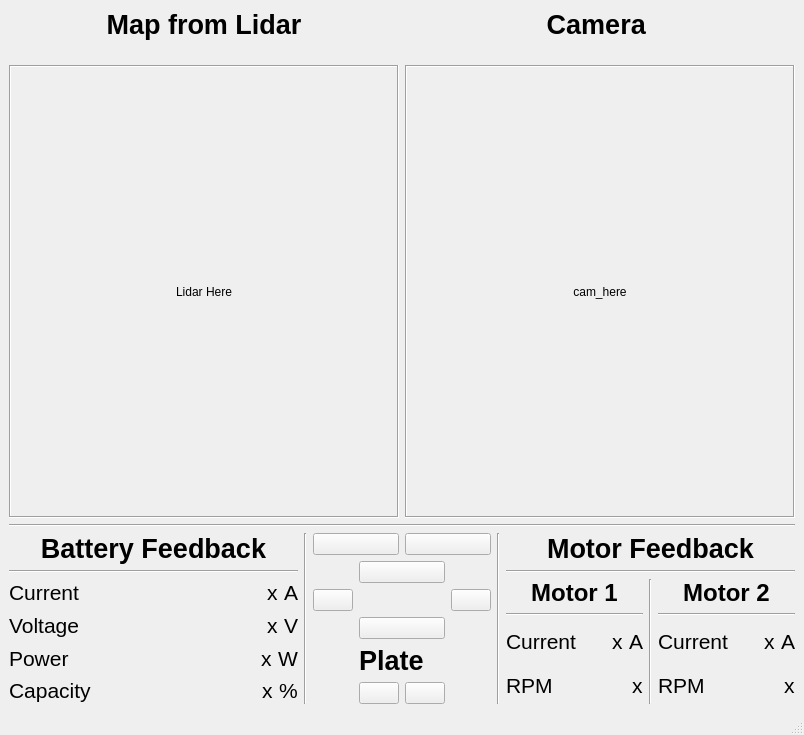
<?xml version="1.0" encoding="UTF-8"?>
<ui version="4.0">
 <class>MainWindow</class>
 <widget class="QMainWindow" name="MainWindow">
  <property name="geometry">
   <rect>
    <x>0</x>
    <y>0</y>
    <width>804</width>
    <height>735</height>
   </rect>
  </property>
  <property name="windowTitle">
   <string>MainWindow</string>
  </property>
  <widget class="QWidget" name="centralwidget">
   <layout class="QGridLayout" name="gridLayout_5">
    <item row="1" column="0">
     <layout class="QVBoxLayout" name="verticalLayout" stretch="5,0,1">
      <item>
       <layout class="QHBoxLayout" name="horizontalLayout_13" stretch="5,5">
        <item>
         <layout class="QVBoxLayout" name="verticalLayout_3" stretch="1,9">
          <item>
           <widget class="QLabel" name="label_30">
            <property name="font">
             <font>
              <pointsize>20</pointsize>
              <weight>75</weight>
              <bold>true</bold>
             </font>
            </property>
            <property name="text">
             <string>Map from Lidar</string>
            </property>
            <property name="alignment">
             <set>Qt::AlignHCenter|Qt::AlignTop</set>
            </property>
           </widget>
          </item>
          <item>
           <widget class="QLabel" name="label_29">
            <property name="frameShape">
             <enum>QFrame::Box</enum>
            </property>
            <property name="frameShadow">
             <enum>QFrame::Sunken</enum>
            </property>
            <property name="text">
             <string>Lidar Here</string>
            </property>
            <property name="alignment">
             <set>Qt::AlignCenter</set>
            </property>
           </widget>
          </item>
         </layout>
        </item>
        <item>
         <layout class="QVBoxLayout" name="verticalLayout_2" stretch="1,9">
          <item>
           <widget class="QLabel" name="label_31">
            <property name="font">
             <font>
              <pointsize>20</pointsize>
              <weight>75</weight>
              <bold>true</bold>
             </font>
            </property>
            <property name="text">
             <string>Camera </string>
            </property>
            <property name="alignment">
             <set>Qt::AlignHCenter|Qt::AlignTop</set>
            </property>
           </widget>
          </item>
          <item>
           <widget class="QLabel" name="label_28">
            <property name="sizePolicy">
             <sizepolicy hsizetype="Preferred" vsizetype="Preferred">
              <horstretch>0</horstretch>
              <verstretch>0</verstretch>
             </sizepolicy>
            </property>
            <property name="frameShape">
             <enum>QFrame::Box</enum>
            </property>
            <property name="frameShadow">
             <enum>QFrame::Sunken</enum>
            </property>
            <property name="text">
             <string>cam_here</string>
            </property>
            <property name="alignment">
             <set>Qt::AlignCenter</set>
            </property>
           </widget>
          </item>
         </layout>
        </item>
       </layout>
      </item>
      <item>
       <widget class="Line" name="line">
        <property name="orientation">
         <enum>Qt::Horizontal</enum>
        </property>
       </widget>
      </item>
      <item>
       <layout class="QHBoxLayout" name="horizontalLayout_19" stretch="5,0,0,0,5">
        <item>
         <layout class="QVBoxLayout" name="verticalLayout_11">
          <item>
           <widget class="QLabel" name="label_57">
            <property name="font">
             <font>
              <pointsize>20</pointsize>
              <weight>75</weight>
              <bold>true</bold>
             </font>
            </property>
            <property name="text">
             <string>Battery Feedback</string>
            </property>
            <property name="alignment">
             <set>Qt::AlignCenter</set>
            </property>
           </widget>
          </item>
          <item>
           <widget class="Line" name="line_5">
            <property name="orientation">
             <enum>Qt::Horizontal</enum>
            </property>
           </widget>
          </item>
          <item>
           <layout class="QHBoxLayout" name="horizontalLayout_20">
            <item>
             <widget class="QLabel" name="label_58">
              <property name="font">
               <font>
                <pointsize>16</pointsize>
               </font>
              </property>
              <property name="text">
               <string>Current</string>
              </property>
             </widget>
            </item>
            <item>
             <spacer name="horizontalSpacer_13">
              <property name="orientation">
               <enum>Qt::Horizontal</enum>
              </property>
              <property name="sizeHint" stdset="0">
               <size>
                <width>40</width>
                <height>20</height>
               </size>
              </property>
             </spacer>
            </item>
            <item>
             <widget class="QLabel" name="label_59">
              <property name="font">
               <font>
                <pointsize>16</pointsize>
               </font>
              </property>
              <property name="text">
               <string>x</string>
              </property>
             </widget>
            </item>
            <item>
             <widget class="QLabel" name="label_60">
              <property name="font">
               <font>
                <pointsize>16</pointsize>
               </font>
              </property>
              <property name="text">
               <string>A</string>
              </property>
             </widget>
            </item>
           </layout>
          </item>
          <item>
           <layout class="QHBoxLayout" name="horizontalLayout_21">
            <item>
             <widget class="QLabel" name="label_61">
              <property name="font">
               <font>
                <pointsize>16</pointsize>
               </font>
              </property>
              <property name="text">
               <string>Voltage</string>
              </property>
             </widget>
            </item>
            <item>
             <spacer name="horizontalSpacer_14">
              <property name="orientation">
               <enum>Qt::Horizontal</enum>
              </property>
              <property name="sizeHint" stdset="0">
               <size>
                <width>40</width>
                <height>20</height>
               </size>
              </property>
             </spacer>
            </item>
            <item>
             <widget class="QLabel" name="label_62">
              <property name="font">
               <font>
                <pointsize>16</pointsize>
               </font>
              </property>
              <property name="text">
               <string>x</string>
              </property>
             </widget>
            </item>
            <item>
             <widget class="QLabel" name="label_63">
              <property name="font">
               <font>
                <pointsize>16</pointsize>
               </font>
              </property>
              <property name="text">
               <string>V</string>
              </property>
             </widget>
            </item>
           </layout>
          </item>
          <item>
           <layout class="QHBoxLayout" name="horizontalLayout_22">
            <item>
             <widget class="QLabel" name="label_64">
              <property name="font">
               <font>
                <pointsize>16</pointsize>
               </font>
              </property>
              <property name="text">
               <string>Power</string>
              </property>
             </widget>
            </item>
            <item>
             <spacer name="horizontalSpacer_15">
              <property name="orientation">
               <enum>Qt::Horizontal</enum>
              </property>
              <property name="sizeType">
               <enum>QSizePolicy::Expanding</enum>
              </property>
              <property name="sizeHint" stdset="0">
               <size>
                <width>80</width>
                <height>20</height>
               </size>
              </property>
             </spacer>
            </item>
            <item>
             <widget class="QLabel" name="label_65">
              <property name="font">
               <font>
                <pointsize>16</pointsize>
               </font>
              </property>
              <property name="text">
               <string>x</string>
              </property>
             </widget>
            </item>
            <item>
             <widget class="QLabel" name="label_66">
              <property name="font">
               <font>
                <pointsize>16</pointsize>
               </font>
              </property>
              <property name="text">
               <string>W</string>
              </property>
             </widget>
            </item>
           </layout>
          </item>
          <item>
           <layout class="QHBoxLayout" name="horizontalLayout_23">
            <item>
             <widget class="QLabel" name="label_67">
              <property name="font">
               <font>
                <pointsize>16</pointsize>
               </font>
              </property>
              <property name="text">
               <string>Capacity</string>
              </property>
             </widget>
            </item>
            <item>
             <spacer name="horizontalSpacer_16">
              <property name="orientation">
               <enum>Qt::Horizontal</enum>
              </property>
              <property name="sizeHint" stdset="0">
               <size>
                <width>40</width>
                <height>20</height>
               </size>
              </property>
             </spacer>
            </item>
            <item>
             <widget class="QLabel" name="label_68">
              <property name="font">
               <font>
                <pointsize>16</pointsize>
               </font>
              </property>
              <property name="text">
               <string>x</string>
              </property>
             </widget>
            </item>
            <item>
             <widget class="QLabel" name="label_69">
              <property name="font">
               <font>
                <pointsize>16</pointsize>
               </font>
              </property>
              <property name="text">
               <string>%</string>
              </property>
             </widget>
            </item>
           </layout>
          </item>
         </layout>
        </item>
        <item>
         <widget class="Line" name="line_3">
          <property name="orientation">
           <enum>Qt::Vertical</enum>
          </property>
         </widget>
        </item>
        <item>
         <layout class="QVBoxLayout" name="verticalLayout_13">
          <item>
           <layout class="QHBoxLayout" name="horizontalLayout_24">
            <item>
             <widget class="QPushButton" name="pushButton_17">
              <property name="text">
               <string/>
              </property>
              <property name="icon">
               <iconset>
                <selectedon>RotateLeft.jpeg</selectedon>
               </iconset>
              </property>
              <property name="iconSize">
               <size>
                <width>32</width>
                <height>22</height>
               </size>
              </property>
             </widget>
            </item>
            <item>
             <widget class="QPushButton" name="pushButton_18">
              <property name="text">
               <string/>
              </property>
              <property name="icon">
               <iconset>
                <selectedon>RotateRight.jpeg</selectedon>
               </iconset>
              </property>
              <property name="iconSize">
               <size>
                <width>32</width>
                <height>22</height>
               </size>
              </property>
             </widget>
            </item>
           </layout>
          </item>
          <item>
           <layout class="QGridLayout" name="gridLayout_8">
            <item row="3" column="1">
             <widget class="QLabel" name="label_70">
              <property name="font">
               <font>
                <pointsize>20</pointsize>
                <weight>75</weight>
                <bold>true</bold>
               </font>
              </property>
              <property name="text">
               <string>Plate</string>
              </property>
             </widget>
            </item>
            <item row="4" column="1">
             <layout class="QHBoxLayout" name="horizontalLayout_25">
              <item>
               <widget class="QPushButton" name="pushButton_23">
                <property name="text">
                 <string/>
                </property>
                <property name="icon">
                 <iconset>
                  <selectedon>UpPlate.jpeg</selectedon>
                 </iconset>
                </property>
               </widget>
              </item>
              <item>
               <widget class="QPushButton" name="pushButton_24">
                <property name="text">
                 <string/>
                </property>
                <property name="icon">
                 <iconset>
                  <selectedon>DownPLate.jpeg</selectedon>
                 </iconset>
                </property>
               </widget>
              </item>
             </layout>
            </item>
            <item row="1" column="0">
             <widget class="QPushButton" name="pushButton_20">
              <property name="text">
               <string/>
              </property>
              <property name="icon">
               <iconset>
                <selectedon>Left.jpeg</selectedon>
               </iconset>
              </property>
              <property name="iconSize">
               <size>
                <width>32</width>
                <height>22</height>
               </size>
              </property>
             </widget>
            </item>
            <item row="1" column="2">
             <widget class="QPushButton" name="pushButton_21">
              <property name="text">
               <string/>
              </property>
              <property name="icon">
               <iconset>
                <selectedon>Right.jpeg</selectedon>
               </iconset>
              </property>
              <property name="iconSize">
               <size>
                <width>32</width>
                <height>22</height>
               </size>
              </property>
             </widget>
            </item>
            <item row="2" column="1">
             <widget class="QPushButton" name="pushButton_19">
              <property name="text">
               <string/>
              </property>
              <property name="icon">
               <iconset>
                <selectedon>Down.jpeg</selectedon>
               </iconset>
              </property>
              <property name="iconSize">
               <size>
                <width>32</width>
                <height>22</height>
               </size>
              </property>
             </widget>
            </item>
            <item row="0" column="1">
             <widget class="QPushButton" name="pushButton_22">
              <property name="text">
               <string/>
              </property>
              <property name="icon">
               <iconset>
                <selectedon>Up.jpeg</selectedon>
               </iconset>
              </property>
              <property name="iconSize">
               <size>
                <width>32</width>
                <height>22</height>
               </size>
              </property>
             </widget>
            </item>
           </layout>
          </item>
         </layout>
        </item>
        <item>
         <widget class="Line" name="line_4">
          <property name="orientation">
           <enum>Qt::Vertical</enum>
          </property>
         </widget>
        </item>
        <item>
         <layout class="QVBoxLayout" name="verticalLayout_14" stretch="1,0,5">
          <item>
           <widget class="QLabel" name="label_71">
            <property name="font">
             <font>
              <pointsize>20</pointsize>
              <weight>75</weight>
              <bold>true</bold>
             </font>
            </property>
            <property name="text">
             <string>Motor Feedback</string>
            </property>
            <property name="alignment">
             <set>Qt::AlignCenter</set>
            </property>
           </widget>
          </item>
          <item>
           <widget class="Line" name="line_6">
            <property name="orientation">
             <enum>Qt::Horizontal</enum>
            </property>
           </widget>
          </item>
          <item>
           <layout class="QHBoxLayout" name="horizontalLayout_26">
            <property name="sizeConstraint">
             <enum>QLayout::SetDefaultConstraint</enum>
            </property>
            <item>
             <layout class="QVBoxLayout" name="verticalLayout_15" stretch="1,0,5,5">
              <item>
               <widget class="QLabel" name="label_72">
                <property name="font">
                 <font>
                  <pointsize>18</pointsize>
                  <weight>75</weight>
                  <bold>true</bold>
                 </font>
                </property>
                <property name="text">
                 <string>Motor 1</string>
                </property>
                <property name="alignment">
                 <set>Qt::AlignCenter</set>
                </property>
               </widget>
              </item>
              <item>
               <widget class="Line" name="line_8">
                <property name="orientation">
                 <enum>Qt::Horizontal</enum>
                </property>
               </widget>
              </item>
              <item>
               <layout class="QHBoxLayout" name="horizontalLayout_27">
                <item>
                 <widget class="QLabel" name="label_73">
                  <property name="font">
                   <font>
                    <pointsize>16</pointsize>
                   </font>
                  </property>
                  <property name="text">
                   <string>Current</string>
                  </property>
                 </widget>
                </item>
                <item>
                 <spacer name="horizontalSpacer_19">
                  <property name="orientation">
                   <enum>Qt::Horizontal</enum>
                  </property>
                  <property name="sizeHint" stdset="0">
                   <size>
                    <width>40</width>
                    <height>20</height>
                   </size>
                  </property>
                 </spacer>
                </item>
                <item>
                 <widget class="QLabel" name="label_74">
                  <property name="font">
                   <font>
                    <pointsize>16</pointsize>
                   </font>
                  </property>
                  <property name="text">
                   <string>x</string>
                  </property>
                 </widget>
                </item>
                <item>
                 <widget class="QLabel" name="label_75">
                  <property name="font">
                   <font>
                    <pointsize>16</pointsize>
                   </font>
                  </property>
                  <property name="text">
                   <string>A</string>
                  </property>
                 </widget>
                </item>
               </layout>
              </item>
              <item>
               <layout class="QHBoxLayout" name="horizontalLayout_28">
                <item>
                 <widget class="QLabel" name="label_76">
                  <property name="font">
                   <font>
                    <pointsize>16</pointsize>
                   </font>
                  </property>
                  <property name="text">
                   <string>RPM</string>
                  </property>
                 </widget>
                </item>
                <item>
                 <spacer name="horizontalSpacer_20">
                  <property name="orientation">
                   <enum>Qt::Horizontal</enum>
                  </property>
                  <property name="sizeHint" stdset="0">
                   <size>
                    <width>40</width>
                    <height>20</height>
                   </size>
                  </property>
                 </spacer>
                </item>
                <item>
                 <widget class="QLabel" name="label_77">
                  <property name="font">
                   <font>
                    <pointsize>16</pointsize>
                   </font>
                  </property>
                  <property name="text">
                   <string>x</string>
                  </property>
                 </widget>
                </item>
               </layout>
              </item>
             </layout>
            </item>
            <item>
             <widget class="Line" name="line_7">
              <property name="orientation">
               <enum>Qt::Vertical</enum>
              </property>
             </widget>
            </item>
            <item>
             <layout class="QVBoxLayout" name="verticalLayout_16" stretch="1,0,5,5">
              <item>
               <widget class="QLabel" name="label_78">
                <property name="font">
                 <font>
                  <pointsize>18</pointsize>
                  <weight>75</weight>
                  <bold>true</bold>
                 </font>
                </property>
                <property name="text">
                 <string>Motor 2</string>
                </property>
                <property name="alignment">
                 <set>Qt::AlignCenter</set>
                </property>
               </widget>
              </item>
              <item>
               <widget class="Line" name="line_9">
                <property name="orientation">
                 <enum>Qt::Horizontal</enum>
                </property>
               </widget>
              </item>
              <item>
               <layout class="QHBoxLayout" name="horizontalLayout_29">
                <item>
                 <widget class="QLabel" name="label_79">
                  <property name="font">
                   <font>
                    <pointsize>16</pointsize>
                   </font>
                  </property>
                  <property name="text">
                   <string>Current</string>
                  </property>
                 </widget>
                </item>
                <item>
                 <spacer name="horizontalSpacer_21">
                  <property name="orientation">
                   <enum>Qt::Horizontal</enum>
                  </property>
                  <property name="sizeHint" stdset="0">
                   <size>
                    <width>40</width>
                    <height>20</height>
                   </size>
                  </property>
                 </spacer>
                </item>
                <item>
                 <widget class="QLabel" name="label_80">
                  <property name="font">
                   <font>
                    <pointsize>16</pointsize>
                   </font>
                  </property>
                  <property name="text">
                   <string>x</string>
                  </property>
                 </widget>
                </item>
                <item>
                 <widget class="QLabel" name="label_81">
                  <property name="font">
                   <font>
                    <pointsize>16</pointsize>
                   </font>
                  </property>
                  <property name="text">
                   <string>A</string>
                  </property>
                 </widget>
                </item>
               </layout>
              </item>
              <item>
               <layout class="QHBoxLayout" name="horizontalLayout_30">
                <item>
                 <widget class="QLabel" name="label_82">
                  <property name="font">
                   <font>
                    <pointsize>16</pointsize>
                   </font>
                  </property>
                  <property name="text">
                   <string>RPM</string>
                  </property>
                 </widget>
                </item>
                <item>
                 <spacer name="horizontalSpacer_22">
                  <property name="orientation">
                   <enum>Qt::Horizontal</enum>
                  </property>
                  <property name="sizeHint" stdset="0">
                   <size>
                    <width>40</width>
                    <height>20</height>
                   </size>
                  </property>
                 </spacer>
                </item>
                <item>
                 <widget class="QLabel" name="label_83">
                  <property name="font">
                   <font>
                    <pointsize>16</pointsize>
                   </font>
                  </property>
                  <property name="text">
                   <string>x</string>
                  </property>
                 </widget>
                </item>
               </layout>
              </item>
             </layout>
            </item>
           </layout>
          </item>
         </layout>
        </item>
       </layout>
      </item>
     </layout>
    </item>
   </layout>
  </widget>
  <widget class="QMenuBar" name="menubar">
   <property name="geometry">
    <rect>
     <x>0</x>
     <y>0</y>
     <width>804</width>
     <height>22</height>
    </rect>
   </property>
  </widget>
  <widget class="QStatusBar" name="statusbar"/>
 </widget>
 <resources/>
 <connections/>
</ui>
